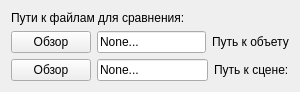
   <widget class="QWidget" name="layoutWidget">
    <property name="geometry">
     <rect>
      <x>20</x>
      <y>20</y>
      <width>300</width>
      <height>79</height>
     </rect>
    </property>
    <layout class="QVBoxLayout" name="verticalLayout_2">
     <item>
      <widget class="QLabel" name="label_3">
       <property name="text">
        <string>Пути к файлам для сравнения:</string>
       </property>
      </widget>
     </item>
     <item>
      <layout class="QVBoxLayout" name="verticalLayout">
       <item>
        <layout class="QHBoxLayout" name="horizontalLayout">
         <item>
          <widget class="QPushButton" name="btnObjectPath">
           <property name="text">
            <string>Обзор</string>
           </property>
          </widget>
         </item>
         <item>
          <widget class="QLineEdit" name="pathToObject">
           <property name="text">
            <string>None...</string>
           </property>
          </widget>
         </item>
         <item>
          <widget class="QLabel" name="label">
           <property name="text">
            <string>Путь к объету</string>
           </property>
          </widget>
         </item>
        </layout>
       </item>
       <item>
        <layout class="QHBoxLayout" name="horizontalLayout_2">
         <item>
          <widget class="QPushButton" name="btnScenePath">
           <property name="text">
            <string>Обзор</string>
           </property>
          </widget>
         </item>
         <item>
          <widget class="QLineEdit" name="pathToScene">
           <property name="text">
            <string>None...</string>
           </property>
          </widget>
         </item>
         <item>
          <widget class="QLabel" name="label_2">
           <property name="text">
            <string>Путь к сцене:</string>
           </property>
          </widget>
         </item>
        </layout>
       </item>
      </layout>
     </item>
    </layout>
   </widget>
